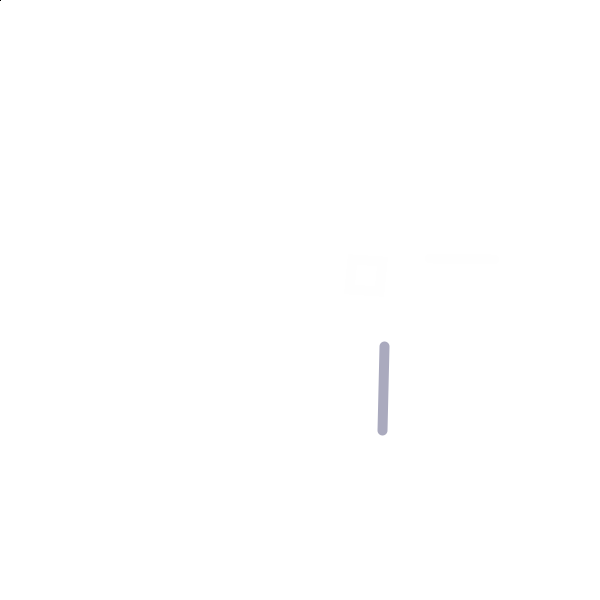
Frame 1 (no input)
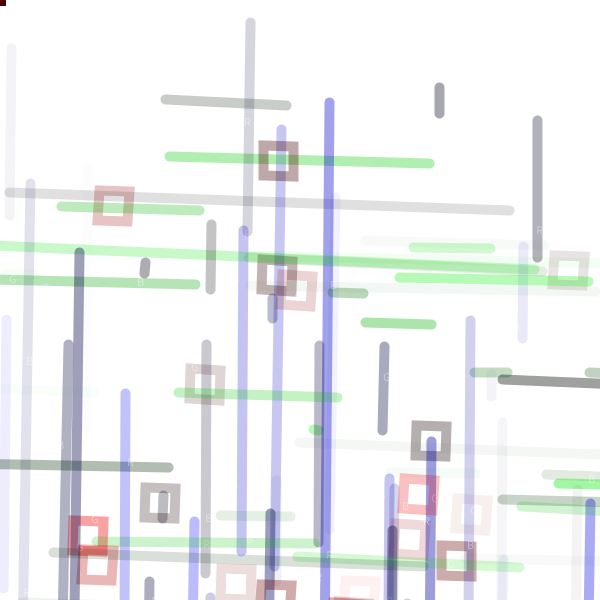
Frame 60 (the mouse pressed at the canvas centre just before this capture)
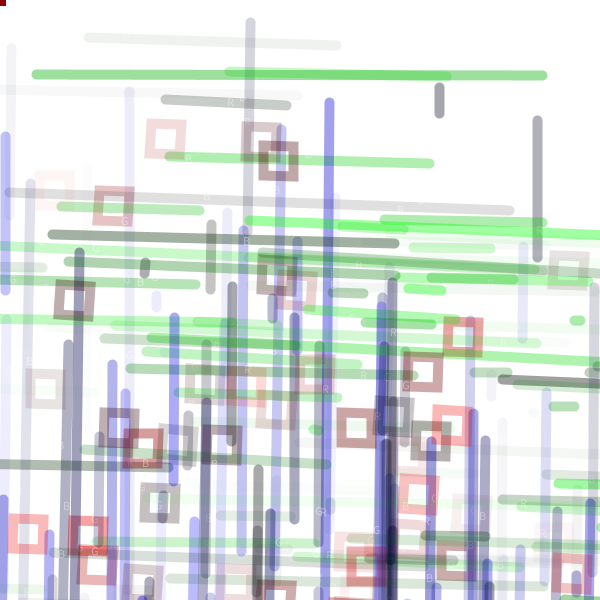
Frame 120 (the mouse held since frame 60 and released just before this capture)

The Processing sketch that drew these frames (run headless with seeded random() and noise(); from frame 60 on, the mouse is pressed at the canvas centre):

// Processing sketch: processing_136010
// ── processing_136010.pde

//Rachel Hill. HW #5. feb. 24,2014 hill.1523@osu.edu
//text, translate, rotate, pop&pushmatrix

void setup() {
  size(600, 600);
  background(255);
  frameRate(45);
}

void draw() {
  fill(255, 5);
  rect(0, 0, -700, -700);

  translate(random(600), random(600));
  rotate(random(.02));
  text("B");
  stroke(0, 0, random(255), random(100));
  strokeWeight(10);
  line(0, random(600), 0, random(600));
  pushMatrix();

  translate(random(-300), random(300));
  rotate(random(.05));
  text("G");
  stroke(0, random(255), 0, random(100));
  strokeWeight(10);
  line(random(600), 0, random(600), 0);
  popMatrix();


  translate(random(-100), random(700));
  rotate(random(.07));
  text("R");
  stroke(random(255), 0, 0, random(100));
  strokeWeight(10);
  rect(30, 30, 30, 30);
}

void text(String x) {
  fill(255, 100);
  text(x, 10, 10);
  noFill();
}
